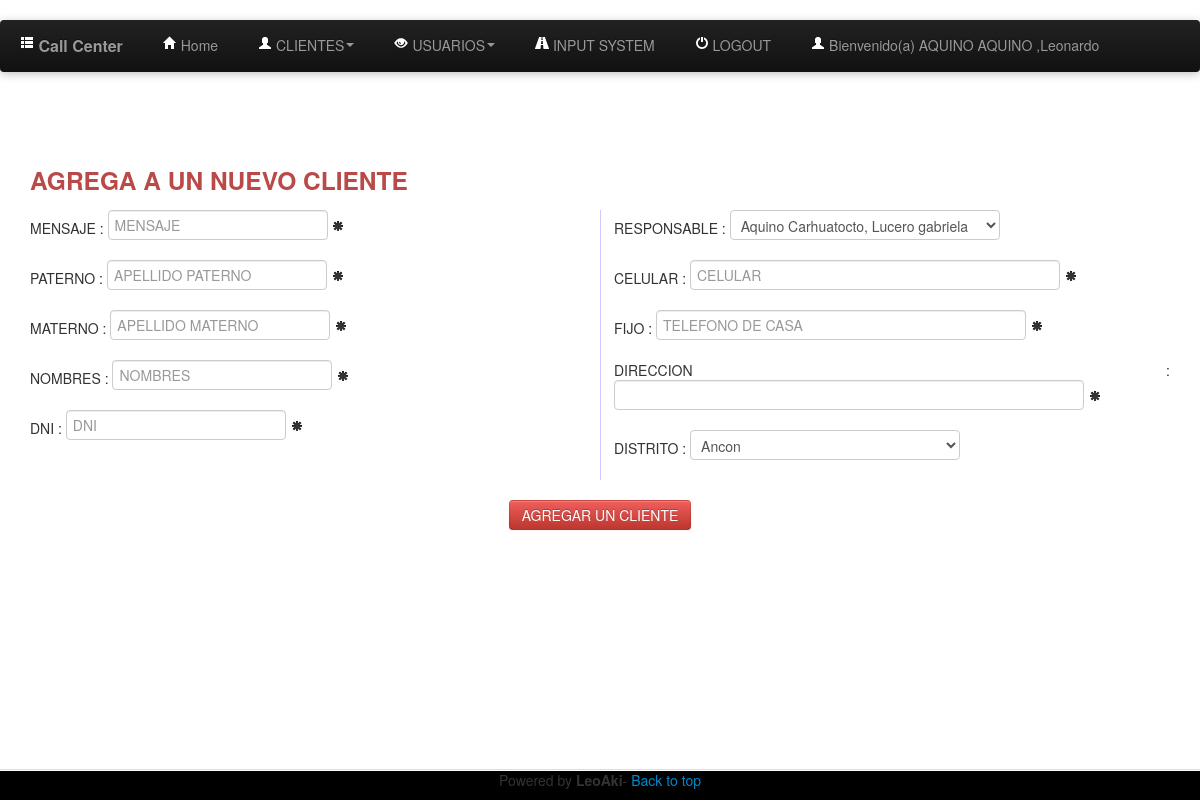
/newcli.php (signed in), run on the app's committed database.
### tables this page shows
CREATE TABLE IF NOT EXISTS `Persona` (
  `codigo` int(11) NOT NULL AUTO_INCREMENT,
  `paterno` varchar(50) DEFAULT NULL,
  `materno` varchar(50) DEFAULT NULL,
  `nombres` varchar(100) DEFAULT NULL,
  `dni` char(8) DEFAULT NULL,
  `sexo` char(1) DEFAULT NULL,
  `email` varchar(100) DEFAULT NULL,
  `inicio` date DEFAULT NULL,
  `fin` date NOT NULL,
  `usuario` varchar(25) NOT NULL,
  `contrasena` varchar(32) NOT NULL,
  `nivel` int(4) NOT NULL,
  `estado` int(1) NOT NULL,
  `ultimasesion` datetime NOT NULL,
  PRIMARY KEY (`codigo`)
);

### class/Persona.php (called while the page is built, shortened)
<?php
require_once 'CONECTION.php';
class Persona extends Conection{
    public function QUIENES($dni) {
        $coneccion= new Conection();
        $consulta=  mysql_query("Select * from persona where codigo='".$dni."';");
        return $consulta;
    }
}
?>

### class/CONECTION.php (called while the page is built, shortened)
<?php
class CONECTION {
    public function CONECT() {
        $this->SERVER="localhost";
        $this->BD="CALL_CENTER";
        $this->PASS="lncc";
        $this->USER="root";
        $this->CONECCION=mysql_connect($this->SERVER, $this->USER, $this->PASS) or
                die (mysql_error());
        return $this->CONECCION;
    }
}
?>

### class/Cliente.php (called while the page is built, shortened)
<?php
require_once 'CONECTION.php';
class Cliente extends CONECTION {
    public function ListDistritos() {
        $CONE= new CONECTION();
        $list=  mysql_query("SELECT * FROM `distritos_lima`");
        return $list;
    }
    public function ListUser() {
        $CONE= new CONECTION();
        $list=  mysql_query("SELECT codigo, paterno,materno,nombres FROM `Persona` where nivel<>1;");
        return $list;
    }
}
?>

### newcli.php (the view, shortened to what this page needs)
<!DOCTYPE html>
<html lang="es">
<head>
</head>
<?php
require_once 'class/Cliente.php';
$cli=new Cliente();
if(!$_SESSION['USERINPUT'])
{
session_start();
session_destroy();
header('location: index.php');
}else{
    require_once 'includes/header.php';
?>
<body>
<center>
<div style="width: 95%; text-align: justify" id="divmain">
    <h3 class="text-error">AGREGA A UN NUEVO CLIENTE</h3>
<form id="frm1" name="frm1" action="" method="POST">
<div class="multicolumna5columnas">
<div class="control-group">
    <span class="control-label">MENSAJE : </span>
    <input type="text" id="txtmsn" name="txtmsn" placeholder="MENSAJE">
    <a id="ejemplo2"> <i class="icon-asterisk"></i> </a>
</div>
<div class="control-group">
    <span class="control-label">PATERNO : </span>
    <input type="text" id="txtpat" name="txtpat" placeholder="APELLIDO PATERNO">
    <a id="ejemplo3"> <i class="icon-asterisk"></i> </a>
</div>
<div class="control-group">
    <span class="control-label">MATERNO : </span>
    <input type="text" id="txtmat" name="txtmat" placeholder="APELLIDO MATERNO">
    <a id="ejemplo4"> <i class="icon-asterisk"></i> </a>
</div>
<div class="control-group">
    <span class="control-label">NOMBRES : </span>
    <input type="text" id="txtname" name="txtname" placeholder="NOMBRES">
    <a id="ejemplo5"> <i class="icon-asterisk"></i> </a>
</div>
<div class="control-group">
    <span class="control-label">DNI : </span>
    <input type="text" id="txtdni" name="txtdni" placeholder="DNI" maxlength="8">
    <a id="ejemplo6"> <i class="icon-asterisk"></i> </a>
</div>
<div class="control-group">
    <span class="control-label">RESPONSABLE : </span>
    <select class="span3" id="txtresp" name="txtresp">
    <?php
    $lis2=$cli->ListUser();
    while ($rowdis2 = mysql_fetch_array($lis2)) {
        echo "<option value='$rowdis2[0]'>$rowdis2[1] $rowdis2[2], $rowdis2[3]</option>";
    }
    ?>
    </select>
</div>
<div class="control-group">
    <span class="control-label">CELULAR : </span>
    <input type="text" id="txtcel" name="txtcel" placeholder="CELULAR" class="span4">
    <a id="ejemplo7"> <i class="icon-asterisk"></i> </a>
</div>
<div class="control-group">
    <span class="control-label">FIJO : </span>
    <input type="text" id="txtfijo" name="txtfijo" placeholder="TELEFONO DE CASA" class="span4">
    <a id="ejemplo8"> <i class="icon-asterisk"></i> </a>
</div>
<div class="control-group">
    <span class="control-label">DIRECCION : </span>
    <input type="text" id="txtdire" name="txtdire" class="span5"/>
    <a id="ejemplo9"> <i class="icon-asterisk"></i> </a>
</div>
<div class="control-group">
    <span class="control-label">DISTRITO : </span>
    <select class="span3" id="txtdistrito" name="txtdistrito">
    <?php
    $lis=$cli->ListDistritos();
    while ($rowdis = mysql_fetch_array($lis)) {
        echo "<option value='$rowdis[0]'>$rowdis[1]</option>";
    }
    ?>
    </select>
</div>
</div>
    <br>
    <center><button class="btn btn-danger" id="btnsend" name="btnsend"  onclick='agregarPais();'>AGREGAR UN CLIENTE</button></center>
</form>
</div>
</center>
<?php require_once 'includes/footer.php'; ?>
    </body>
<?php }?>
</html>

### includes/header.php (shortened to what this page needs)
<div class="navbar-wrapper">
    <div class="navbar navbar-inverse">
      <div class="navbar-inner">
        <a class="brand" href=""><i class="icon-th-list icon-white"></i> Call Center</a>
        <div class="nav-collapse collapse">
          <ul class="nav">
            <li><a href="index.php"><i class="icon icon-home icon-white"></i> Home</a></li>
            <li class="dropdown">
              <a href="#" class="dropdown-toggle" data-toggle="dropdown"><i class="icon-user icon-white"></i> CLIENTES<b class="caret"></b></a>
            </li>
            <?php if($_SESSION['NIVEL']==1) {?>
            <li class="dropdown">
              <a href="#" class="dropdown-toggle" data-toggle="dropdown"><i class="icon-eye-open icon-white"></i> USUARIOS<b class="caret"></b></a>
            </li>
            <?php }
            if($_SESSION['NIVEL']==1 || $_SESSION['NIVEL']==2) {
            ?>
            <li><a href="inputsystem.php"><i class="icon-road icon-white"></i> INPUT SYSTEM</a></li>
            <?php  }
            ?>
            <li><a href="logout.php"><i class="icon-off icon-white"></i> LOGOUT</a></li>
            <li>
                <?php
                require_once "class/Persona.php";
                $QUIEN= new Persona();
                $uiui=$QUIEN->QUIENES($_SESSION["codigo"]);
                if($rowcito=  mysql_fetch_array($uiui)){
                    $paterno=$rowcito["paterno"];
                    $materno=$rowcito["materno"];
                    $nombrestodos=$rowcito["nombres"];
                }
                echo "<a><i class='icon-user icon-white'></i> Bienvenido(a) $paterno $materno ,$nombrestodos</a>";?>
           </li>
          </ul>
        </div>
      </div>
    </div>
</div>

### static/css/mystyle.css (style rules this page uses)
body { padding-top: 150px; padding-bottom: 40px; }
* { margin: 0; }
.navbar-wrapper { position: absolute; top: 0; left: 0; right: 0; z-index: 10; margin-top: 20px; margin-bottom: -90px; }
.navbar-wrapper .navbar { width: 100%; }
.navbar .navbar-inner { border: 0; -webkit-box-shadow: 0 2px 10px rgba(0,0,0,.25); -moz-box-shadow: 0 2px 10px rgba(0,0,0,.25); box-shadow: 0 2px 10px rgba(0,0,0,.25); }
.navbar .brand { padding: 14px 20px 16px; font-size: 16px; font-weight: bold; text-shadow: 0 -1px 0 rgba(0,0,0,.5); }
.navbar .nav > li > a { padding: 15px 20px; }

### newcli.php (style rules this page uses)
.multicolumna5columnas { -moz-column-count: 2; -moz-column-gap: 2em; -moz-column-rule: 1px solid #ccf; -webkit-column-count: 2; -webkit-column-gap: 2em; -webkit-column-rule: 1px solid #ccf; }

### data on the page
persona: paterno "AQUINO", materno "AQUINO", nombres "Leonardo"

### other printed values
form field txtresp "Aquino Carhuatocto, Lucero gabriela"
form field txtdistrito "Ancon"
